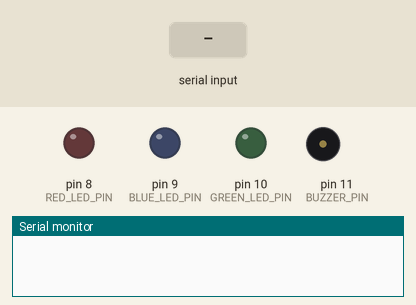
Simulated run of this sketch. Board: Arduino Uno, built with avr-gcc and run on an emulated ATmega328P. Shown: output pins drawn as LEDs (lit = HIGH), buzzer (waves = sounding, pin HIGH), the last lines printed to the serial monitor. The inputs (shaded band) are chosen by the test bench.

Above: at 1.2 s.
1.3 s: "RED\n" received over Serial
At 1.8 s:
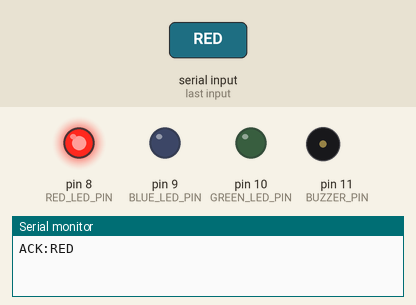
2.8 s: "BLUE\n" received over Serial
At 4.0 s:
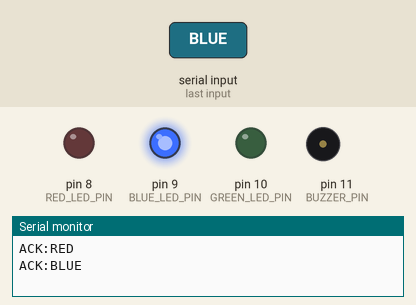
4.3 s: "GREEN\n" received over Serial
At 5.2 s:
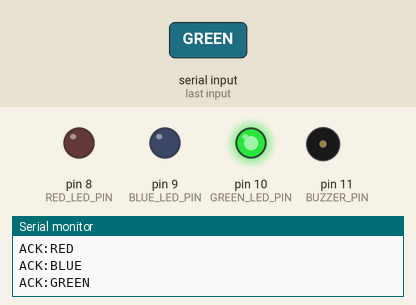
Timing chart, 0 to 11.8 s (numbered marks = the images above; inputs shaded):
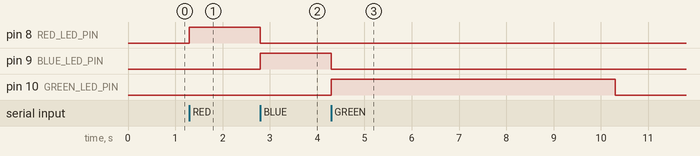

Measured:
- after the input at 1.3 s, pin 8 (RED_LED_PIN): LOW → HIGH at once
- after the input at 2.8 s, pin 8 (RED_LED_PIN): HIGH → LOW at once; pin 9 (BLUE_LED_PIN): LOW → HIGH at once
- after the input at 4.3 s, pin 9 (BLUE_LED_PIN): HIGH → LOW after 0.00 s instead of 4.5 s; pin 10 (GREEN_LED_PIN): LOW → HIGH at once, → LOW 6.0 s later

The sketch:

ppe_led_controller.ino
```cpp
// PPE LED controller. Change these constants to match your wiring.
const uint8_t RED_LED_PIN = 8;
const uint8_t BLUE_LED_PIN = 9;
const uint8_t GREEN_LED_PIN = 10;
const uint8_t BUZZER_PIN = 11;
const bool BUZZER_ENABLED = false;
const unsigned long SERIAL_FAILSAFE_MS = 6000;

unsigned long lastValidCommandMs = 0;

void allOff() {
  digitalWrite(RED_LED_PIN, LOW);
  digitalWrite(BLUE_LED_PIN, LOW);
  digitalWrite(GREEN_LED_PIN, LOW);
  if (BUZZER_ENABLED) digitalWrite(BUZZER_PIN, LOW);
}

void setState(uint8_t pin, bool alarm) {
  allOff();
  digitalWrite(pin, HIGH);
  if (BUZZER_ENABLED && alarm) digitalWrite(BUZZER_PIN, HIGH);
}

void setup() {
  pinMode(RED_LED_PIN, OUTPUT);
  pinMode(BLUE_LED_PIN, OUTPUT);
  pinMode(GREEN_LED_PIN, OUTPUT);
  pinMode(BUZZER_PIN, OUTPUT);
  allOff();
  Serial.begin(115200);
  Serial.setTimeout(30);
  lastValidCommandMs = millis();
}

void loop() {
  if (Serial.available()) {
    String command = Serial.readStringUntil('\n');
    command.trim();
    if (command == "RED") {
      setState(RED_LED_PIN, true); Serial.println("ACK:RED");
    } else if (command == "BLUE") {
      setState(BLUE_LED_PIN, true); Serial.println("ACK:BLUE");
    } else if (command == "GREEN") {
      setState(GREEN_LED_PIN, false); Serial.println("ACK:GREEN");
    } else if (command == "OFF") {
      allOff(); Serial.println("ACK:OFF");
    } else if (command == "PING") {
      Serial.println("PONG");
    } else {
      Serial.println("ERR:UNKNOWN");
      return;
    }
    lastValidCommandMs = millis();
  }
  if (millis() - lastValidCommandMs > SERIAL_FAILSAFE_MS) {
    allOff();
  }
}
```
